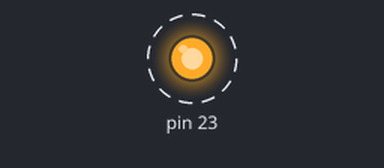
This sketch was run on a simulated Arduino Uno, built with avr-gcc and run on an emulated ATmega328P. On the bench: output pins drawn as LEDs (lit = HIGH). Dashed ring = blinking.

Above: at 0.5 s.
Timing chart, 0 to 4.6 s (numbered marks = the images above):
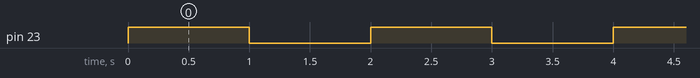

The sketch:

Exercici3.ino.ino
```cpp
#include <avr/io.h>
#include <avr/interrupt.h>

/* El programa inicialitza un timer en mode CTC de tal manera que al arribar
   un cert valor el timer dispara un flag inclos en la nostra tabla d'interrupcions.
   Cada OCR1A cicles saltara la interrupcio que fa toggle del LED! */

ISR(TIMER1_COMPA_vect){

  //Toggle del led
  PINB = _BV(PB7);

}

void setup() {

  DDRB |= _BV(DDB7);

  //Registres de configuracio a 0 inicialment
  TCCR1A = 0;
  TCCR1B = 0;

  //Valor inicial timer
  TCNT1 = 0;

  //Prescaler a 256 (comenca timer) i en mode CTC
  TCCR1B |= _BV(CS12) | _BV(WGM12);

  //Valor que ha de fer match per saltar interrupcio
  OCR1A = 62500;

  //Habilitem interrupts de timer en mode CTC
  TIMSK1 |= _BV(OCIE1A);

  //Inicialitzem interrupts globalment
  sei();

}
void loop() {
  //WE ARE THE M A S T E R S    O F    A T M E G A

  //Manuel, no nos podemos ni fiar del datasheet ya que dice valores iniciales
  //de ciertos registros (como el TCCR1B) que son falsos.
}
```

Measured:
- by itself, pin 23: alternates HIGH for 1.0 s and LOW for 1.0 s
